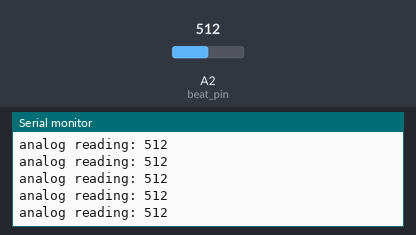
Simulated run of this sketch. Board: Arduino Uno, built with avr-gcc and run on an emulated ATmega328P. On the bench: the last lines printed to the serial monitor. The test bench sets the inputs (shaded band); at power-on: A2 (beat_pin) = 512.

Above: at 1.2 s.
1.3 s: A2 (beat_pin) set to 109
At 2.1 s:
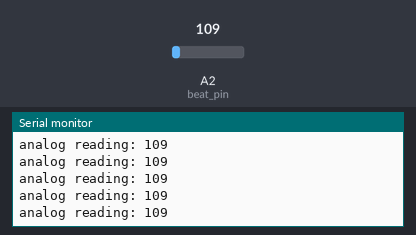
2.8 s: A2 (beat_pin) set to 92
At 3.7 s:
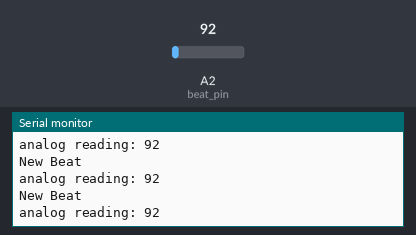
13.4 s: A2 (beat_pin) set to 11
At 14.1 s:
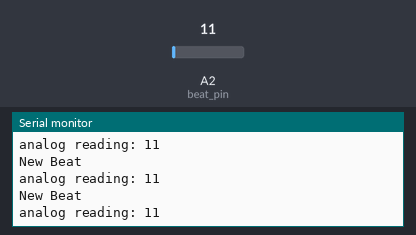
14.9 s: A2 (beat_pin) set to 8
At 15.9 s:
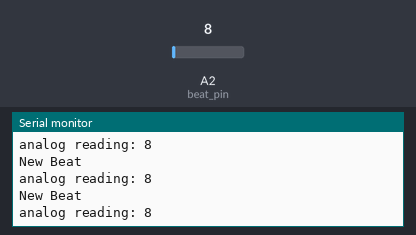
Timing chart, 0 to 17.4 s (numbered marks = the images above; inputs shaded):
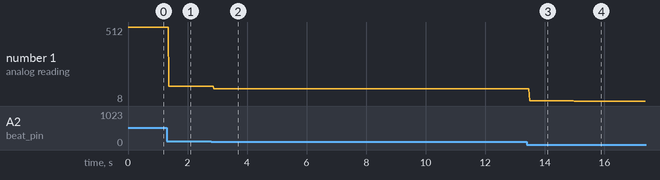

Measured:
- after the input at 1.3 s, the serial monitor: prints a new line after 0.08 s (image 1)
- after the input at 2.8 s, the serial monitor: prints a new line after 0.08 s (image 2)
- after the input at 13.4 s, the serial monitor: prints a new line after 0.09 s (image 3)
- after the input at 14.9 s, the serial monitor: prints a new line after 0.09 s (image 4)
- plotted number 1: 512 → 109 after the input at 1.3 s, 109 → 92 after the input at 2.8 s, 92 → 11 after the input at 13.4 s, 11 → 8 after the input at 14.9 s

The sketch:

drum_test_v10_sense.ino
```cpp
/**
   Takes input from circuit to determine speed of metronome/song.
   Sends bpm to Think/Act Arduino.
   To manually find beat, send 'f' to the serial.
   Serial displays information about each listen then displays bpm
*/

#include <SoftwareSerial.h>
//#include <Wire.h>
#include <math.h>

SoftwareSerial mySerial(11, 10);
const int samples = 10;
int rolling[samples]; // global variable will keep track of relevant samples
int POT = A0;
char state = 'o';                                  //determines whether to look for beat or not
const int beat_pin = A2;                            //looks for pulse to find period fo beat
int bpm = 60;                                       //initial beats per minute value
float period = 1000;                               //length of period, found from beat detection
int pin_val = 0;                                   //reading from beat_pin
int t1, t2 = 0;                                    //time variable to avoid use of delays
int lis = 2;                                       //how many beats should listen for
int start_time = 0;                                //timing for processing time calibration
unsigned long end_time, run_time, lastTime, revTime = 0;
const unsigned int debounce = 100000;               //throw out anything faster than this (microseconds)
const int threshold = 100;                         //threshold analogIn reading, must be UNDER this value
int totalTime = 0;
int sense = 0;
unsigned int data;

void setup() {
  Serial.begin(9600);                              //set up display Serial
  mySerial.begin(14400);                           //set up Arduino communication Serial
  pinMode(POT, INPUT);
  pinMode(beat_pin, INPUT);
  lastTime = micros();
}

void loop() {
  int sense = analogRead(beat_pin);
  unsigned long revTime;
  Serial.print("analog reading: ");
  Serial.println(sense);
  if (sense < threshold){// && (unsigned long)(micros() - lastTime) > debounce) {
    Serial.println("New Beat");
    revTime = micros() - lastTime;
    lastTime = micros();
    double freq = convertUnits(revTime);
    //unsigned long avg = updateAverage(freq);
    //data = avg;
    // Serial.print("Freq: ");
    //Serial.println(freq);

    //if(Serial.available() > 0) {                      //checks for input from Serial
    //state = Serial.read();
    //Serial.write(state);
    //Serial.println(analogRead(beat_pin));
    //if(state == 'f'){                               //finds beat if type 'f'
    //start_time = millis();
    //findPeriod();                                 //finds function to find period
    //Serial.print("BPM: ");
    //Serial.println(bpm);
    //mySerial.write(bpm);                          //send bpm, convert back to period in think/act
    //}
    //}
  }
}

int updateAverage(unsigned int newVal) {
  unsigned int tempRolling[samples];

  tempRolling[samples - 1] = newVal; // the last element is the new value

  for (int i = 0; i < samples - 1; i ++) { // copy the last elements of the old array into the beginning of the new array
    tempRolling[i] = rolling[i + 1];
  }

  for (int i = 0; i < samples; i ++) { // overwrite the old array with the new one
    rolling[i] = tempRolling[i];
  }
  unsigned long sum = 0;
  for (int i = 0; i < samples; i ++) { // sum the elements
    sum += rolling[i];
  }
  unsigned int avg = sum / samples;
  return avg;
}

unsigned int convertUnits(unsigned long input) {
  //to Hz:
  double freq = 1000000 / (double(input));
  bpm = 60 * freq;
  return bpm;
  /*
    //MPH:
    float circ = wheelDia * 3.1416;
    int speedMPH = (freq * 3600 * circ)/63360;
    return speedMPH;
    /*
    //RPM:
    unsigned int RPM = input * 60 * 2;
    return RPM;
  */
}

void printArray(int arr[], int len) { // useful for debugging
  Serial.print("{");
  for (int i = 0; i < len - 1; i ++) {
    Serial.print(arr[i]);
    Serial.print(", ");
  }
  Serial.print(arr[len - 1]);
  Serial.println("}");
}

void absolute(long x) {                             //takes absolute value of a long
  if (x < 0)
    x = -x;
  else
    x = x;
}
/*
  void findPeriod(){                                   //function to find period from beat detection
  start_time = millis();
  long avgPeriod = 0;
  int sense = analogRead(beat_pin);
  unsigned long revTime;
  Serial.println(sense);
  if(sense < threshold && (unsigned long)(micros() - lastTime) > debounce){
      revTime = micros() - lastTime;
      lastTime = micros();
      unsigned int freq = convertUnits(revTime);
      unsigned int avg = updateAverage(freq);
      data = avg;
      Serial.print("Avg Freq: ");
      Serial.println(data);
      //Serial.println(revTime);
      //period = revTime/1000;
      //int totalTime = totalTime + period;
      //avgPeriod = float(totalTime);
    }
    //avgPeriod = float(avgPeriod)/lis;
    //bpm = 60000/avgPeriod;                            //finds bpm with read period
  }

  //processingCalibration();

  // bpm = int(bpm);                                     //turns bpm to int since bpm is never not an int
  //period = float(60000)/float(bpm);                   //finds proper period from corrected bpm
  }

  void processingCalibration(){
  end_time = millis();
  run_time = end_time - start_time;

  float periods_taken = float(run_time)/float(period);
  int ideal_time = round(periods_taken)*period;
  int delay_time = ideal_time-run_time;

  delay(delay_time);
  int final_end_time = millis();
  Serial.print("Processing Time: ");
  Serial.println(final_end_time-start_time);
  }
*/
```
